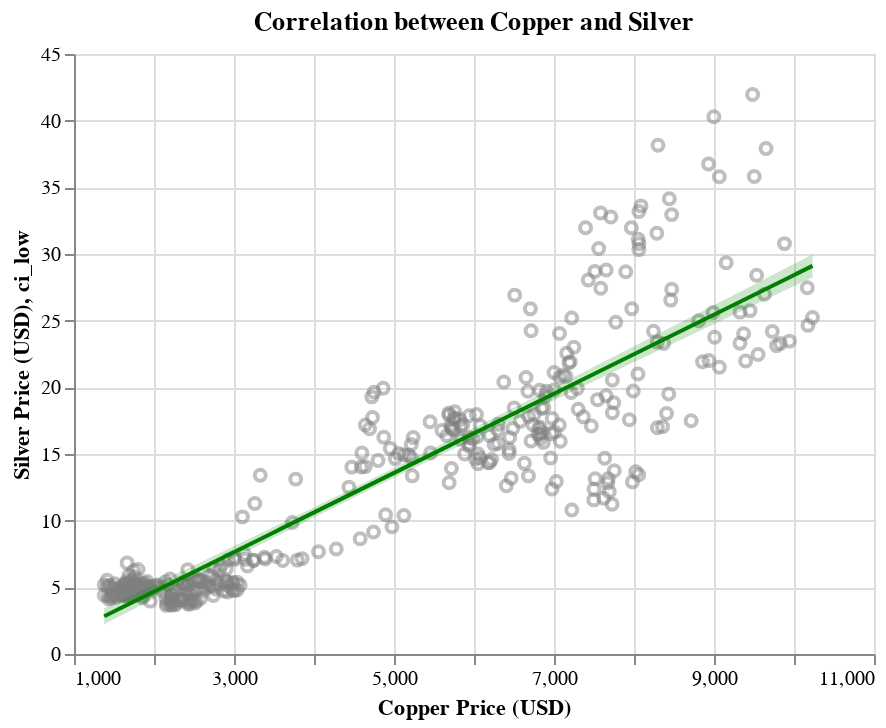

Notebook source saved alongside this figure:
### Code cell
# display the charts
copper_comp_chart

### Figure 1 — Vega-Lite specification as saved in the notebook (floating-point values rounded to 4 significant figures; data arrays with more than 128 entries replaced by an {"elided": "..."} marker saying what was removed)
{"config": {"view": {"continuousWidth": 400, "continuousHeight": 300}}, "layer": [{"data": {"name": "data-5d1709821319b92b673c1c47bb774670"}, "mark": {"type": "point", "color": "grey", "opacity": 0.5}, "encoding": {"x": {"field": "Copper", "scale": {"zero": false}, "title": "Copper Price (USD)", "type": "quantitative"}, "y": {"field": "Silver", "scale": {"zero": false}, "title": "Silver Price (USD)", "type": "quantitative"}}, "title": "Correlation between Copper and Silver"}, {"layer": [{"mark": {"type": "errorband", "color": "green", "opacity": 0.2}, "encoding": {"x": {"field": "Copper", "type": "quantitative"}, "y": {"field": "ci_low", "type": "quantitative"}, "y2": {"field": "ci_high"}}}, {"mark": {"type": "line", "color": "green"}, "encoding": {"x": {"field": "Copper", "type": "quantitative"}, "y": {"field": "Silver", "type": "quantitative"}}}], "data": {"name": "data-6ef987d1f874c5928d2e0e4a6f9f254e"}}], "$schema": "https://vega.github.io/schema/vega-lite/v4.17.0.json", "datasets": {"data-5d1709821319b92b673c1c47bb774670": {"elided": "401 records"}, "data-6ef987d1f874c5928d2e0e4a6f9f254e": [{"Copper": 1377.0, "Silver": 2.831, "ci_low": 2.234, "ci_high": 3.428}, {"Copper": 1466.0, "Silver": 3.094, "ci_low": 2.507, "ci_high": 3.681}, {"Copper": 1554.0, "Silver": 3.357, "ci_low": 2.779, "ci_high": 3.934}, {"Copper": 1643.0, "Silver": 3.619, "ci_low": 3.051, "ci_high": 4.187}, {"Copper": 1732.0, "Silver": 3.882, "ci_low": 3.324, "ci_high": 4.44}, {"Copper": 1820.0, "Silver": 4.145, "ci_low": 3.596, "ci_high": 4.694}, {"Copper": 1909.0, "Silver": 4.408, "ci_low": 3.867, "ci_high": 4.948}, {"Copper": 1997.0, "Silver": 4.67, "ci_low": 4.139, "ci_high": 5.201}, {"Copper": 2086.0, "Silver": 4.933, "ci_low": 4.411, "ci_high": 5.455}, {"Copper": 2174.0, "Silver": 5.196, "ci_low": 4.682, "ci_high": 5.71}, {"Copper": 2263.0, "Silver": 5.459, "ci_low": 4.953, "ci_high": 5.964}, {"Copper": 2351.0, "Silver": 5.721, "ci_low": 5.224, "ci_high": 6.218}, {"Copper": 2440.0, "Silver": 5.984, "ci_low": 5.495, "ci_high": 6.473}, {"Copper": 2528.0, "Silver": 6.247, "ci_low": 5.766, "ci_high": 6.728}, {"Copper": 2617.0, "Silver": 6.51, "ci_low": 6.037, "ci_high": 6.983}, {"Copper": 2705.0, "Silver": 6.772, "ci_low": 6.307, "ci_high": 7.238}, {"Copper": 2794.0, "Silver": 7.035, "ci_low": 6.577, "ci_high": 7.493}, {"Copper": 2882.0, "Silver": 7.298, "ci_low": 6.847, "ci_high": 7.749}, {"Copper": 2971.0, "Silver": 7.561, "ci_low": 7.117, "ci_high": 8.005}, {"Copper": 3060.0, "Silver": 7.823, "ci_low": 7.386, "ci_high": 8.261}, {"Copper": 3148.0, "Silver": 8.086, "ci_low": 7.655, "ci_high": 8.517}, {"Copper": 3237.0, "Silver": 8.349, "ci_low": 7.924, "ci_high": 8.774}, {"Copper": 3325.0, "Silver": 8.612, "ci_low": 8.193, "ci_high": 9.03}, {"Copper": 3414.0, "Silver": 8.874, "ci_low": 8.461, "ci_high": 9.288}, {"Copper": 3502.0, "Silver": 9.137, "ci_low": 8.729, "ci_high": 9.545}, {"Copper": 3591.0, "Silver": 9.4, "ci_low": 8.997, "ci_high": 9.803}, {"Copper": 3679.0, "Silver": 9.663, "ci_low": 9.264, "ci_high": 10.06}, {"Copper": 3768.0, "Silver": 9.925, "ci_low": 9.532, "ci_high": 10.32}, {"Copper": 3856.0, "Silver": 10.19, "ci_low": 9.798, "ci_high": 10.58}, {"Copper": 3945.0, "Silver": 10.45, "ci_low": 10.06, "ci_high": 10.84}, {"Copper": 4033.0, "Silver": 10.71, "ci_low": 10.33, "ci_high": 11.1}, {"Copper": 4122.0, "Silver": 10.98, "ci_low": 10.6, "ci_high": 11.36}, {"Copper": 4211.0, "Silver": 11.24, "ci_low": 10.86, "ci_high": 11.62}, {"Copper": 4299.0, "Silver": 11.5, "ci_low": 11.13, "ci_high": 11.88}, {"Copper": 4388.0, "Silver": 11.76, "ci_low": 11.39, "ci_high": 12.14}, {"Copper": 4476.0, "Silver": 12.03, "ci_low": 11.65, "ci_high": 12.4}, {"Copper": 4565.0, "Silver": 12.29, "ci_low": 11.92, "ci_high": 12.66}, {"Copper": 4653.0, "Silver": 12.55, "ci_low": 12.18, "ci_high": 12.92}, {"Copper": 4742.0, "Silver": 12.82, "ci_low": 12.44, "ci_high": 13.19}, {"Copper": 4830.0, "Silver": 13.08, "ci_low": 12.71, "ci_high": 13.45}, {"Copper": 4919.0, "Silver": 13.34, "ci_low": 12.97, "ci_high": 13.71}, {"Copper": 5007.0, "Silver": 13.6, "ci_low": 13.23, "ci_high": 13.98}, {"Copper": 5096.0, "Silver": 13.87, "ci_low": 13.49, "ci_high": 14.24}, {"Copper": 5184.0, "Silver": 14.13, "ci_low": 13.75, "ci_high": 14.51}, {"Copper": 5273.0, "Silver": 14.39, "ci_low": 14.01, "ci_high": 14.77}, {"Copper": 5361.0, "Silver": 14.66, "ci_low": 14.27, "ci_high": 15.04}, {"Copper": 5450.0, "Silver": 14.92, "ci_low": 14.53, "ci_high": 15.3}, {"Copper": 5539.0, "Silver": 15.18, "ci_low": 14.79, "ci_high": 15.57}, {"Copper": 5627.0, "Silver": 15.44, "ci_low": 15.05, "ci_high": 15.84}, {"Copper": 5716.0, "Silver": 15.71, "ci_low": 15.31, "ci_high": 16.1}, {"Copper": 5804.0, "Silver": 15.97, "ci_low": 15.57, "ci_high": 16.37}, {"Copper": 5893.0, "Silver": 16.23, "ci_low": 15.82, "ci_high": 16.64}, {"Copper": 5981.0, "Silver": 16.49, "ci_low": 16.08, "ci_high": 16.91}, {"Copper": 6070.0, "Silver": 16.76, "ci_low": 16.34, "ci_high": 17.18}, {"Copper": 6158.0, "Silver": 17.02, "ci_low": 16.6, "ci_high": 17.44}, {"Copper": 6247.0, "Silver": 17.28, "ci_low": 16.85, "ci_high": 17.71}, {"Copper": 6335.0, "Silver": 17.55, "ci_low": 17.11, "ci_high": 17.98}, {"Copper": 6424.0, "Silver": 17.81, "ci_low": 17.36, "ci_high": 18.25}, {"Copper": 6512.0, "Silver": 18.07, "ci_low": 17.62, "ci_high": 18.52}, {"Copper": 6601.0, "Silver": 18.33, "ci_low": 17.88, "ci_high": 18.79}, {"Copper": 6689.0, "Silver": 18.6, "ci_low": 18.13, "ci_high": 19.06}, {"Copper": 6778.0, "Silver": 18.86, "ci_low": 18.39, "ci_high": 19.33}, {"Copper": 6867.0, "Silver": 19.12, "ci_low": 18.64, "ci_high": 19.6}, {"Copper": 6955.0, "Silver": 19.38, "ci_low": 18.9, "ci_high": 19.87}, {"Copper": 7044.0, "Silver": 19.65, "ci_low": 19.15, "ci_high": 20.14}, {"Copper": 7132.0, "Silver": 19.91, "ci_low": 19.41, "ci_high": 20.41}, {"Copper": 7221.0, "Silver": 20.17, "ci_low": 19.66, "ci_high": 20.69}, {"Copper": 7309.0, "Silver": 20.44, "ci_low": 19.91, "ci_high": 20.96}, {"Copper": 7398.0, "Silver": 20.7, "ci_low": 20.17, "ci_high": 21.23}, {"Copper": 7486.0, "Silver": 20.96, "ci_low": 20.42, "ci_high": 21.5}, {"Copper": 7575.0, "Silver": 21.22, "ci_low": 20.68, "ci_high": 21.77}, {"Copper": 7663.0, "Silver": 21.49, "ci_low": 20.93, "ci_high": 22.04}, {"Copper": 7752.0, "Silver": 21.75, "ci_low": 21.18, "ci_high": 22.32}, {"Copper": 7840.0, "Silver": 22.01, "ci_low": 21.44, "ci_high": 22.59}, {"Copper": 7929.0, "Silver": 22.28, "ci_low": 21.69, "ci_high": 22.86}, {"Copper": 8018.0, "Silver": 22.54, "ci_low": 21.94, "ci_high": 23.13}, {"Copper": 8106.0, "Silver": 22.8, "ci_low": 22.2, "ci_high": 23.41}, {"Copper": 8195.0, "Silver": 23.06, "ci_low": 22.45, "ci_high": 23.68}, {"Copper": 8283.0, "Silver": 23.33, "ci_low": 22.7, "ci_high": 23.95}, {"Copper": 8372.0, "Silver": 23.59, "ci_low": 22.95, "ci_high": 24.22}, {"Copper": 8460.0, "Silver": 23.85, "ci_low": 23.21, "ci_high": 24.5}, {"Copper": 8549.0, "Silver": 24.11, "ci_low": 23.46, "ci_high": 24.77}, {"Copper": 8637.0, "Silver": 24.38, "ci_low": 23.71, "ci_high": 25.04}, {"Copper": 8726.0, "Silver": 24.64, "ci_low": 23.96, "ci_high": 25.32}, {"Copper": 8814.0, "Silver": 24.9, "ci_low": 24.22, "ci_high": 25.59}, {"Copper": 8903.0, "Silver": 25.17, "ci_low": 24.47, "ci_high": 25.86}, {"Copper": 8991.0, "Silver": 25.43, "ci_low": 24.72, "ci_high": 26.14}, {"Copper": 9080.0, "Silver": 25.69, "ci_low": 24.97, "ci_high": 26.41}, {"Copper": 9168.0, "Silver": 25.95, "ci_low": 25.22, "ci_high": 26.68}, {"Copper": 9257.0, "Silver": 26.22, "ci_low": 25.48, "ci_high": 26.96}, {"Copper": 9346.0, "Silver": 26.48, "ci_low": 25.73, "ci_high": 27.23}, {"Copper": 9434.0, "Silver": 26.74, "ci_low": 25.98, "ci_high": 27.5}, {"Copper": 9523.0, "Silver": 27.0, "ci_low": 26.23, "ci_high": 27.78}, {"Copper": 9611.0, "Silver": 27.27, "ci_low": 26.48, "ci_high": 28.05}, {"Copper": 9700.0, "Silver": 27.53, "ci_low": 26.74, "ci_high": 28.32}, {"Copper": 9788.0, "Silver": 27.79, "ci_low": 26.99, "ci_high": 28.6}, {"Copper": 9877.0, "Silver": 28.06, "ci_low": 27.24, "ci_high": 28.87}, {"Copper": 9965.0, "Silver": 28.32, "ci_low": 27.49, "ci_high": 29.15}, {"Copper": 10050.0, "Silver": 28.58, "ci_low": 27.74, "ci_high": 29.42}, {"Copper": 10140.0, "Silver": 28.84, "ci_low": 27.99, "ci_high": 29.69}, {"Copper": 10230.0, "Silver": 29.11, "ci_low": 28.25, "ci_high": 29.97}]}}
